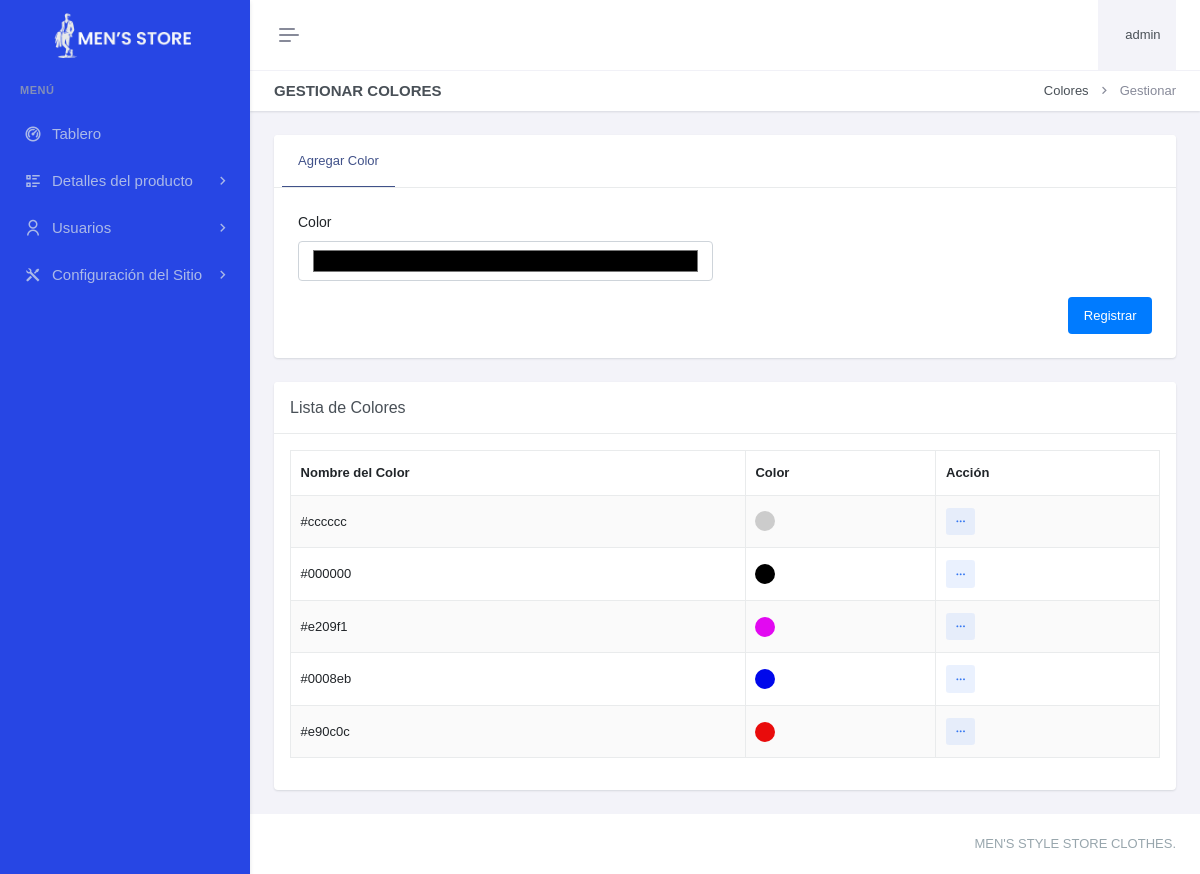
/paneladministrador/detallesproducto/color/gestionar-color.php (signed in), run on the app's committed database.
### tables this page shows
CREATE TABLE `color` (
  `colId` int(11) NOT NULL,
  `colNombre` varchar(30) DEFAULT NULL,
  `colFechaRegis` datetime DEFAULT current_timestamp()
);

### paneladministrador/detallesproducto/color/gestionar-color.php (the view, shortened to what this page needs)
<?php
include "../../header.php";
include "../../sidebar.php";
?>
<div class="main-content">
    <div class="page-content">
        <div class="container-fluid">
            <div class="row">
                <div class="col-12">
                    <div class="page-title-box d-sm-flex align-items-center justify-content-between">
                        <h4 class="mb-sm-0">Gestionar Colores</h4>
                        <div class="page-title-right">
                            <ol class="breadcrumb m-0">
                                <li class="breadcrumb-item"><a href="javascript: void(0);">Colores</a></li>
                                <li class="breadcrumb-item active">Gestionar</li>
                            </ol>
                        </div>
                    </div>
                </div>
            </div>
            <div class="row">
                <div class="col-xxl-9">
                    <div class="card mt-xxl-n5">
                        <div class="card-header">
                            <ul class="nav nav-tabs-custom rounded card-header-tabs border-bottom-0" role="tablist">
                                <li class="nav-item">
                                    <a class="nav-link active" data-bs-toggle="tab" href="#colorDetails" role="tab" aria-selected="false">
                                        <i class="fas fa-palette"></i> Agregar Color
                                    </a>
                                </li>
                            </ul>
                        </div>
                        <div class="card-body p-4">
                            <div class="tab-content">
                                <div class="tab-pane active" id="colorDetails" role="tabpanel">
                                    <form method="POST" action="">
                                        <div class="row">
                                            <div class="col-lg-6">
                                                <div class="mb-3">
                                                    <label for="color_nombre" class="form-label">Color</label>
                                                    <input type="color" class="form-control picker-height" id="color_nombre" name="color_nombre" required>
                                                </div>
                                            </div>
                                            <div class="col-lg-12">
                                                <div class="hstack gap-2 justify-content-end">
                                                    <button type="submit" class="btn btn-primary">Registrar</button>
                                                </div>
                                            </div>
                                        </div>
                                    </form>
                                </div>
                            </div>
                        </div>
                    </div>
                    <div class="card mt-4">
                        <div class="card-header">
                            <h5 class="card-title mb-0">Lista de Colores</h5>
                        </div>
                        <div class="card-body">
                            <table id="example" class="table table-bordered dt-responsive nowrap table-striped align-middle" style="width:100%">
                                <thead>
                                    <tr>
                                        <th>Nombre del Color</th>
                                        <th>Color</th>
                                        <th class="accion-col">Acción</th>
                                    </tr>
                                </thead>
                                <tbody>
                                    <?php
                                    $query = "SELECT * FROM color ORDER BY colId DESC";
                                    $result = mysqli_query($con, $query);
                                    while ($row = mysqli_fetch_assoc($result)) {
                                        echo "<tr>
                                                <td>{$row['colNombre']}</td>
                                                <td><div style='width: 20px; height: 20px; background-color: {$row['colNombre']}; border-radius: 50%;'></div></td>
                                                <td>
                                                    <div class='dropdown d-inline-block'>
                                                        <button class='btn btn-soft-secondary btn-sm dropdown' type='button' data-bs-toggle='dropdown' aria-expanded='false'>
                                                            <i class='ri-more-fill align-middle'></i>
                                                        </button>
                                                        <ul class='dropdown-menu dropdown-menu-end'>
                                                            <li><a href='editarcolor.php?id={$row['colId']}' class='dropdown-item edit-item-btn'><i class='ri-pencil-fill align-bottom me-2 text-muted'></i> Editar</a></li>
                                                            <li>
                                                                <a href='javascript:void(0);' class='dropdown-item remove-item-btn' onclick='confirmDelete({$row['colId']})'>
                                                                    <i class='ri-delete-bin-fill align-bottom me-2 text-muted'></i> Eliminar
                                                                </a>
                                                            </li>
                                                        </ul>
                                                    </div>
                                                </td>
                                            </tr>";
                                    }
                                    ?>
                                </tbody>
                            </table>
                        </div>
                    </div>
                </div>
            </div>
        </div>
    </div>
</div>
<?php
include "../../footer.php";
?>

### data on the page
color: colNombre "#cccccc"
color: colNombre "#000000"
color: colNombre "#e209f1"
color: colNombre "#0008eb"
color: colNombre "#e90c0c"

### other printed values
$username "admin"
